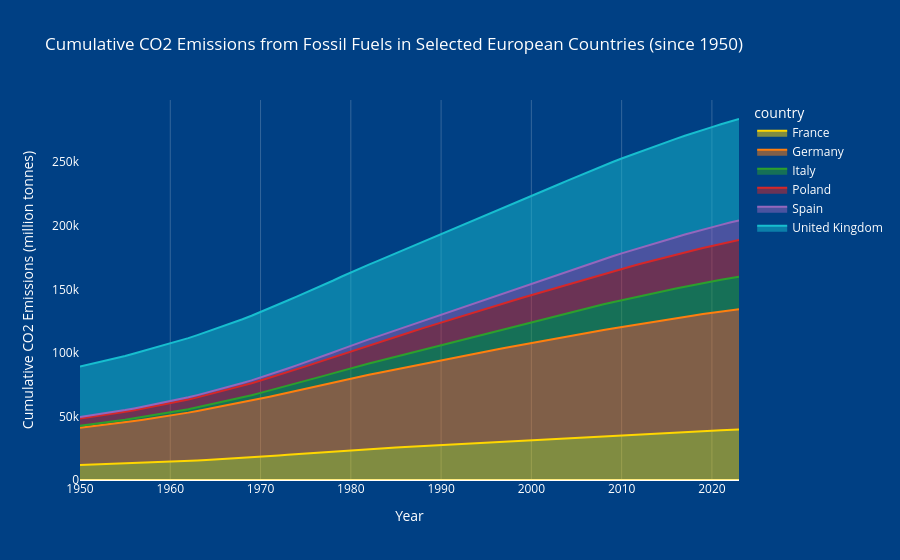

The notebook cell this image was saved under:
### Code cell
import pandas as pd
import plotly.express as px

# Load the dataset
owid_co2_data_df = pd.read_csv('owid-co2-data.csv')

# Define a list of European countries
european_countries = [
    'Austria', 'Belgium', 'Bulgaria', 'Croatia', 'Cyprus', 'Czechia', 'Denmark',
    'Estonia', 'Finland', 'France', 'Germany', 'Greece', 'Hungary', 'Ireland',
    'Italy', 'Latvia', 'Lithuania', 'Luxembourg', 'Malta', 'Netherlands',
    'Poland', 'Portugal', 'Romania', 'Slovakia', 'Slovenia', 'Spain', 'Sweden',
    'United Kingdom', 'Norway', 'Switzerland', 'Iceland'
]

# Select a few key countries for this cumulative view (to avoid clutter)
selected_countries_cumulative = ['Germany', 'United Kingdom', 'France', 'Italy', 'Spain', 'Poland']

# Filter for selected European countries and years from 1950 onwards
df_cumulative = owid_co2_data_df[
    (owid_co2_data_df['country'].isin(selected_countries_cumulative)) &
    (owid_co2_data_df['year'] >= 1950)
].copy()

# Select the 'cumulative_co2' column and ensure it's numeric
df_cumulative_filtered = df_cumulative[['country', 'year', 'cumulative_co2']].dropna()
df_cumulative_filtered['cumulative_co2'] = pd.to_numeric(df_cumulative_filtered['cumulative_co2'])

# 追加: contrastrijke kleuren
contrast_colors = [
    '#FFD700',  # goudgeel
    '#FF7F0E',  # oranje
    '#2CA02C',  # groen
    '#D62728',  # rood
    '#9467BD',  # paars
    '#17BECF'   # cyaan
]

# Create the stacked area chart for cumulative CO2 emissions
fig = px.area(
    df_cumulative_filtered,
    x="year",
    y="cumulative_co2",
    color="country",
    line_group="country",
    hover_name="country",
    title="Cumulative CO2 Emissions from Fossil Fuels in Selected European Countries (since 1950)",
    labels={
        "year": "Year",
        "cumulative_co2": "Cumulative CO2 Emissions (million tonnes)"
    },
    color_discrete_sequence=contrast_colors  # 追加: custom palette
)

fig.update_layout(
    xaxis_title="Year",
    yaxis_title="Cumulative CO2 Emissions (million tonnes)",
    hovermode="x unified",
    paper_bgcolor='#004084',
    plot_bgcolor='#004084',
    title_font_color='white',
    legend_font_color='white'
)

fig.update_xaxes(
    showgrid=True,
    gridcolor='rgba(255,255,255,0.2)',
    zerolinecolor='white',
    color='white'
)
fig.update_yaxes(
    showgrid=False,
    color='white'
)

fig.show()

### Figure 1 — Plotly figure (JSON) as saved in the notebook; plotly's stock layout.template omitted (floating-point values rounded to 4 significant figures)
{"data": [{"fillpattern": {"shape": ""}, "hovertemplate": "<b>%{hovertext}</b><br><br>country=France<br>Year=%{x}<br>Cumulative CO2 Emissions (million tonnes)=%{y}<extra></extra>", "hovertext": ["France", "France", "France", "France", "France", "France", "France", "France", "France", "France", "France", "France", "France", "France", "France", "France", "France", "France", "France", "France", "France", "France", "France", "France", "France", "France", "France", "France", "France", "France", "France", "France", "France", "France", "France", "France", "France", "France", "France", "France", "France", "France", "France", "France", "France", "France", "France", "France", "France", "France", "France", "France", "France", "France", "France", "France", "France", "France", "France", "France", "France", "France", "France", "France", "France", "France", "France", "France", "France", "France", "France", "France", "France", "France"], "legendgroup": "France", "line": {"color": "#FFD700"}, "marker": {"symbol": "circle"}, "mode": "lines", "name": "France", "orientation": "v", "showlegend": true, "stackgroup": "1", "type": "scatter", "x": [1950, 1951, 1952, 1953, 1954, 1955, 1956, 1957, 1958, 1959, 1960, 1961, 1962, 1963, 1964, 1965, 1966, 1967, 1968, 1969, 1970, 1971, 1972, 1973, 1974, 1975, 1976, 1977, 1978, 1979, 1980, 1981, 1982, 1983, 1984, 1985, 1986, 1987, 1988, 1989, 1990, 1991, 1992, 1993, 1994, 1995, 1996, 1997, 1998, 1999, 2000, 2001, 2002, 2003, 2004, 2005, 2006, 2007, 2008, 2009, 2010, 2011, 2012, 2013, 2014, 2015, 2016, 2017, 2018, 2019, 2020, 2021, 2022, 2023], "xaxis": "x", "y": [11880.0, 12110.0, 12340.0, 12550.0, 12780.0, 13020.0, 13290.0, 13570.0, 13830.0, 14090.0, 14390.0, 14710.0, 15040.0, 15380.0, 15750.0, 16110.0, 16490.0, 16900.0, 17320.0, 17760.0, 18220.0, 18720.0, 19230.0, 19770.0, 20290.0, 20780.0, 21300.0, 21810.0, 22340.0, 22870.0, 23390.0, 23850.0, 24290.0, 24710.0, 25130.0, 25530.0, 25920.0, 26310.0, 26700.0, 27100.0, 27490.0, 27910.0, 28320.0, 28710.0, 29090.0, 29470.0, 29870.0, 30270.0, 30680.0, 31090.0, 31500.0, 31910.0, 32320.0, 32730.0, 33140.0, 33560.0, 33960.0, 34360.0, 34750.0, 35120.0, 35500.0, 35850.0, 36210.0, 36570.0, 36890.0, 37220.0, 37560.0, 37900.0, 38220.0, 38530.0, 38810.0, 39120.0, 39410.0, 39690.0], "yaxis": "y"}, {"fillpattern": {"shape": ""}, "hovertemplate": "<b>%{hovertext}</b><br><br>country=Germany<br>Year=%{x}<br>Cumulative CO2 Emissions (million tonnes)=%{y}<extra></extra>", "hovertext": ["Germany", "Germany", "Germany", "Germany", "Germany", "Germany", "Germany", "Germany", "Germany", "Germany", "Germany", "Germany", "Germany", "Germany", "Germany", "Germany", "Germany", "Germany", "Germany", "Germany", "Germany", "Germany", "Germany", "Germany", "Germany", "Germany", "Germany", "Germany", "Germany", "Germany", "Germany", "Germany", "Germany", "Germany", "Germany", "Germany", "Germany", "Germany", "Germany", "Germany", "Germany", "Germany", "Germany", "Germany", "Germany", "Germany", "Germany", "Germany", "Germany", "Germany", "Germany", "Germany", "Germany", "Germany", "Germany", "Germany", "Germany", "Germany", "Germany", "Germany", "Germany", "Germany", "Germany", "Germany", "Germany", "Germany", "Germany", "Germany", "Germany", "Germany", "Germany", "Germany", "Germany", "Germany"], "legendgroup": "Germany", "line": {"color": "#FF7F0E"}, "marker": {"symbol": "circle"}, "mode": "lines", "name": "Germany", "orientation": "v", "showlegend": true, "stackgroup": "1", "type": "scatter", "x": [1950, 1951, 1952, 1953, 1954, 1955, 1956, 1957, 1958, 1959, 1960, 1961, 1962, 1963, 1964, 1965, 1966, 1967, 1968, 1969, 1970, 1971, 1972, 1973, 1974, 1975, 1976, 1977, 1978, 1979, 1980, 1981, 1982, 1983, 1984, 1985, 1986, 1987, 1988, 1989, 1990, 1991, 1992, 1993, 1994, 1995, 1996, 1997, 1998, 1999, 2000, 2001, 2002, 2003, 2004, 2005, 2006, 2007, 2008, 2009, 2010, 2011, 2012, 2013, 2014, 2015, 2016, 2017, 2018, 2019, 2020, 2021, 2022, 2023], "xaxis": "x", "y": [29190.0, 29770.0, 30380.0, 31000.0, 31660.0, 32390.0, 33150.0, 33930.0, 34690.0, 35440.0, 36260.0, 37090.0, 37970.0, 38920.0, 39890.0, 40850.0, 41800.0, 42740.0, 43720.0, 44770.0, 45800.0, 46840.0, 47880.0, 48960.0, 50030.0, 51030.0, 52120.0, 53170.0, 54250.0, 55370.0, 56470.0, 57520.0, 58530.0, 59540.0, 60580.0, 61620.0, 62670.0, 63700.0, 64730.0, 65740.0, 66790.0, 67810.0, 68780.0, 69740.0, 70680.0, 71620.0, 72580.0, 73510.0, 74440.0, 75330.0, 76230.0, 77150.0, 78050.0, 78940.0, 79820.0, 80690.0, 81570.0, 82420.0, 83270.0, 84060.0, 84890.0, 85700.0, 86510.0, 87340.0, 88130.0, 88940.0, 89730.0, 90520.0, 91280.0, 91990.0, 92640.0, 93310.0, 93990.0, 94580.0], "yaxis": "y"}, {"fillpattern": {"shape": ""}, "hovertemplate": "<b>%{hovertext}</b><br><br>country=Italy<br>Year=%{x}<br>Cumulative CO2 Emissions (million tonnes)=%{y}<extra></extra>", "hovertext": ["Italy", "Italy", "Italy", "Italy", "Italy", "Italy", "Italy", "Italy", "Italy", "Italy", "Italy", "Italy", "Italy", "Italy", "Italy", "Italy", "Italy", "Italy", "Italy", "Italy", "Italy", "Italy", "Italy", "Italy", "Italy", "Italy", "Italy", "Italy", "Italy", "Italy", "Italy", "Italy", "Italy", "Italy", "Italy", "Italy", "Italy", "Italy", "Italy", "Italy", "Italy", "Italy", "Italy", "Italy", "Italy", "Italy", "Italy", "Italy", "Italy", "Italy", "Italy", "Italy", "Italy", "Italy", "Italy", "Italy", "Italy", "Italy", "Italy", "Italy", "Italy", "Italy", "Italy", "Italy", "Italy", "Italy", "Italy", "Italy", "Italy", "Italy", "Italy", "Italy", "Italy", "Italy"], "legendgroup": "Italy", "line": {"color": "#2CA02C"}, "marker": {"symbol": "circle"}, "mode": "lines", "name": "Italy", "orientation": "v", "showlegend": true, "stackgroup": "1", "type": "scatter", "x": [1950, 1951, 1952, 1953, 1954, 1955, 1956, 1957, 1958, 1959, 1960, 1961, 1962, 1963, 1964, 1965, 1966, 1967, 1968, 1969, 1970, 1971, 1972, 1973, 1974, 1975, 1976, 1977, 1978, 1979, 1980, 1981, 1982, 1983, 1984, 1985, 1986, 1987, 1988, 1989, 1990, 1991, 1992, 1993, 1994, 1995, 1996, 1997, 1998, 1999, 2000, 2001, 2002, 2003, 2004, 2005, 2006, 2007, 2008, 2009, 2010, 2011, 2012, 2013, 2014, 2015, 2016, 2017, 2018, 2019, 2020, 2021, 2022, 2023], "xaxis": "x", "y": [1691.0, 1740.0, 1791.0, 1847.0, 1912.0, 1985.0, 2069.0, 2156.0, 2243.0, 2337.0, 2447.0, 2571.0, 2717.0, 2882.0, 3057.0, 3247.0, 3461.0, 3695.0, 3944.0, 4214.0, 4510.0, 4821.0, 5150.0, 5503.0, 5861.0, 6202.0, 6568.0, 6922.0, 7294.0, 7679.0, 8065.0, 8441.0, 8808.0, 9166.0, 9531.0, 9900.0, 10260.0, 10640.0, 11030.0, 11430.0, 11870.0, 12310.0, 12750.0, 13180.0, 13600.0, 14050.0, 14490.0, 14940.0, 15400.0, 15870.0, 16340.0, 16810.0, 17280.0, 17780.0, 18280.0, 18780.0, 19280.0, 19770.0, 20250.0, 20670.0, 21110.0, 21530.0, 21930.0, 22300.0, 22650.0, 23010.0, 23370.0, 23720.0, 24070.0, 24410.0, 24720.0, 25050.0, 25390.0, 25710.0], "yaxis": "y"}, {"fillpattern": {"shape": ""}, "hovertemplate": "<b>%{hovertext}</b><br><br>country=Poland<br>Year=%{x}<br>Cumulative CO2 Emissions (million tonnes)=%{y}<extra></extra>", "hovertext": ["Poland", "Poland", "Poland", "Poland", "Poland", "Poland", "Poland", "Poland", "Poland", "Poland", "Poland", "Poland", "Poland", "Poland", "Poland", "Poland", "Poland", "Poland", "Poland", "Poland", "Poland", "Poland", "Poland", "Poland", "Poland", "Poland", "Poland", "Poland", "Poland", "Poland", "Poland", "Poland", "Poland", "Poland", "Poland", "Poland", "Poland", "Poland", "Poland", "Poland", "Poland", "Poland", "Poland", "Poland", "Poland", "Poland", "Poland", "Poland", "Poland", "Poland", "Poland", "Poland", "Poland", "Poland", "Poland", "Poland", "Poland", "Poland", "Poland", "Poland", "Poland", "Poland", "Poland", "Poland", "Poland", "Poland", "Poland", "Poland", "Poland", "Poland", "Poland", "Poland", "Poland", "Poland"], "legendgroup": "Poland", "line": {"color": "#D62728"}, "marker": {"symbol": "circle"}, "mode": "lines", "name": "Poland", "orientation": "v", "showlegend": true, "stackgroup": "1", "type": "scatter", "x": [1950, 1951, 1952, 1953, 1954, 1955, 1956, 1957, 1958, 1959, 1960, 1961, 1962, 1963, 1964, 1965, 1966, 1967, 1968, 1969, 1970, 1971, 1972, 1973, 1974, 1975, 1976, 1977, 1978, 1979, 1980, 1981, 1982, 1983, 1984, 1985, 1986, 1987, 1988, 1989, 1990, 1991, 1992, 1993, 1994, 1995, 1996, 1997, 1998, 1999, 2000, 2001, 2002, 2003, 2004, 2005, 2006, 2007, 2008, 2009, 2010, 2011, 2012, 2013, 2014, 2015, 2016, 2017, 2018, 2019, 2020, 2021, 2022, 2023], "xaxis": "x", "y": [5566.0, 5689.0, 5817.0, 5956.0, 6103.0, 6258.0, 6424.0, 6603.0, 6779.0, 6969.0, 7169.0, 7376.0, 7592.0, 7823.0, 8066.0, 8313.0, 8566.0, 8825.0, 9101.0, 9394.0, 9698.0, 10010.0, 10340.0, 10680.0, 11020.0, 11400.0, 11800.0, 12210.0, 12640.0, 13090.0, 13550.0, 13960.0, 14380.0, 14800.0, 15230.0, 15680.0, 16130.0, 16590.0, 17040.0, 17460.0, 17840.0, 18210.0, 18570.0, 18940.0, 19300.0, 19660.0, 20040.0, 20410.0, 20740.0, 21070.0, 21390.0, 21710.0, 22010.0, 22330.0, 22650.0, 22980.0, 23310.0, 23650.0, 23980.0, 24290.0, 24630.0, 24960.0, 25290.0, 25610.0, 25920.0, 26233, 26560.0, 26890.0, 27230.0, 27550.0, 27850.0, 28180.0, 28500.0, 28780.0], "yaxis": "y"}, {"fillpattern": {"shape": ""}, "hovertemplate": "<b>%{hovertext}</b><br><br>country=Spain<br>Year=%{x}<br>Cumulative CO2 Emissions (million tonnes)=%{y}<extra></extra>", "hovertext": ["Spain", "Spain", "Spain", "Spain", "Spain", "Spain", "Spain", "Spain", "Spain", "Spain", "Spain", "Spain", "Spain", "Spain", "Spain", "Spain", "Spain", "Spain", "Spain", "Spain", "Spain", "Spain", "Spain", "Spain", "Spain", "Spain", "Spain", "Spain", "Spain", "Spain", "Spain", "Spain", "Spain", "Spain", "Spain", "Spain", "Spain", "Spain", "Spain", "Spain", "Spain", "Spain", "Spain", "Spain", "Spain", "Spain", "Spain", "Spain", "Spain", "Spain", "Spain", "Spain", "Spain", "Spain", "Spain", "Spain", "Spain", "Spain", "Spain", "Spain", "Spain", "Spain", "Spain", "Spain", "Spain", "Spain", "Spain", "Spain", "Spain", "Spain", "Spain", "Spain", "Spain", "Spain"], "legendgroup": "Spain", "line": {"color": "#9467BD"}, "marker": {"symbol": "circle"}, "mode": "lines", "name": "Spain", "orientation": "v", "showlegend": true, "stackgroup": "1", "type": "scatter", "x": [1950, 1951, 1952, 1953, 1954, 1955, 1956, 1957, 1958, 1959, 1960, 1961, 1962, 1963, 1964, 1965, 1966, 1967, 1968, 1969, 1970, 1971, 1972, 1973, 1974, 1975, 1976, 1977, 1978, 1979, 1980, 1981, 1982, 1983, 1984, 1985, 1986, 1987, 1988, 1989, 1990, 1991, 1992, 1993, 1994, 1995, 1996, 1997, 1998, 1999, 2000, 2001, 2002, 2003, 2004, 2005, 2006, 2007, 2008, 2009, 2010, 2011, 2012, 2013, 2014, 2015, 2016, 2017, 2018, 2019, 2020, 2021, 2022, 2023], "xaxis": "x", "y": [1166.0, 1200.0, 1237.0, 1276.0, 1316.0, 1356.0, 1398.0, 1449.0, 1505.0, 1557.0, 1605.0, 1659.0, 1719.0, 1778.0, 1842.0, 1913.0, 1991.0, 2077.0, 2174.0, 2271.0, 2388.0, 2516.0, 2661.0, 2816.0, 2988.0, 3170.0, 3367.0, 3562.0, 3762.0, 3964.0, 4178.0, 4384.0, 4593.0, 4796.0, 4994.0, 5194.0, 5383.0, 5573.0, 5770.0, 5995.0, 6225.0, 6465.0, 6714.0, 6953.0, 7205.0, 7471.0, 7724.0, 7990.0, 8264.0, 8562.0, 8872.0, 9184.0, 9516.0, 9852.0, 10210.0, 10570.0, 10930.0, 11300.0, 11640.0, 11930.0, 12220.0, 12500.0, 12780.0, 13030.0, 13280.0, 13550.0, 13810.0, 14090.0, 14360.0, 14610.0, 14820.0, 15050.0, 15280.0, 15500.0], "yaxis": "y"}, {"fillpattern": {"shape": ""}, "hovertemplate": "<b>%{hovertext}</b><br><br>country=United Kingdom<br>Year=%{x}<br>Cumulative CO2 Emissions (million tonnes)=%{y}<extra></extra>", "hovertext": ["United Kingdom", "United Kingdom", "United Kingdom", "United Kingdom", "United Kingdom", "United Kingdom", "United Kingdom", "United Kingdom", "United Kingdom", "United Kingdom", "United Kingdom", "United Kingdom", "United Kingdom", "United Kingdom", "United Kingdom", "United Kingdom", "United Kingdom", "United Kingdom", "United Kingdom", "United Kingdom", "United Kingdom", "United Kingdom", "United Kingdom", "United Kingdom", "United Kingdom", "United Kingdom", "United Kingdom", "United Kingdom", "United Kingdom", "United Kingdom", "United Kingdom", "United Kingdom", "United Kingdom", "United Kingdom", "United Kingdom", "United Kingdom", "United Kingdom", "United Kingdom", "United Kingdom", "United Kingdom", "United Kingdom", "United Kingdom", "United Kingdom", "United Kingdom", "United Kingdom", "United Kingdom", "United Kingdom", "United Kingdom", "United Kingdom", "United Kingdom", "United Kingdom", "United Kingdom", "United Kingdom", "United Kingdom", "United Kingdom", "United Kingdom", "United Kingdom", "United Kingdom", "United Kingdom", "United Kingdom", "United Kingdom", "United Kingdom", "United Kingdom", "United Kingdom", "United Kingdom", "United Kingdom", "United Kingdom", "United Kingdom", "United Kingdom", "United Kingdom", "United Kingdom", "United Kingdom", "United Kingdom", "United Kingdom"], "legendgroup": "United Kingdom", "line": {"color": "#17BECF"}, "marker": {"symbol": "circle"}, "mode": "lines", "name": "United Kingdom", "orientation": "v", "showlegend": true, "stackgroup": "1", "type": "scatter", "x": [1950, 1951, 1952, 1953, 1954, 1955, 1956, 1957, 1958, 1959, 1960, 1961, 1962, 1963, 1964, 1965, 1966, 1967, 1968, 1969, 1970, 1971, 1972, 1973, 1974, 1975, 1976, 1977, 1978, 1979, 1980, 1981, 1982, 1983, 1984, 1985, 1986, 1987, 1988, 1989, 1990, 1991, 1992, 1993, 1994, 1995, 1996, 1997, 1998, 1999, 2000, 2001, 2002, 2003, 2004, 2005, 2006, 2007, 2008, 2009, 2010, 2011, 2012, 2013, 2014, 2015, 2016, 2017, 2018, 2019, 2020, 2021, 2022, 2023], "xaxis": "x", "y": [39810.0, 40360.0, 40890.0, 41430.0, 41980.0, 42560.0, 43130.0, 43700.0, 44260.0, 44800.0, 45390.0, 45980.0, 46570.0, 47170.0, 47780.0, 48400.0, 49020.0, 49610.0, 50220.0, 50850.0, 51500.0, 52160.0, 52810.0, 53470.0, 54090.0, 54690.0, 55290.0, 55890.0, 56500.0, 57140.0, 57720.0, 58280.0, 58830.0, 59370.0, 59900.0, 60460.0, 61030.0, 61600.0, 62170.0, 62750.0, 63360.0, 63970.0, 64560.0, 65140.0, 65710.0, 66280.0, 66870.0, 67430.0, 68000.0, 68560.0, 69130.0, 69710.0, 70270.0, 70840.0, 71410.0, 71980.0, 72550.0, 73110.0, 73650.0, 74150.0, 74660.0, 75130.0, 75620.0, 76100.0, 76530.0, 76960.0, 77360.0, 77740.0, 78120.0, 78490.0, 78810.0, 79160.0, 79470.0, 79780.0], "yaxis": "y"}], "layout": {"hovermode": "x unified", "legend": {"font": {"color": "white"}, "title": {"text": "country"}, "tracegroupgap": 0}, "paper_bgcolor": "#004084", "plot_bgcolor": "#004084", "title": {"font": {"color": "white"}, "text": "Cumulative CO2 Emissions from Fossil Fuels in Selected European Countries (since 1950)"}, "xaxis": {"anchor": "y", "color": "white", "domain": [0, 1], "gridcolor": "rgba(255,255,255,0.2)", "showgrid": true, "title": {"text": "Year"}, "zerolinecolor": "white"}, "yaxis": {"anchor": "x", "color": "white", "domain": [0, 1], "showgrid": false, "title": {"text": "Cumulative CO2 Emissions (million tonnes)"}}}}
